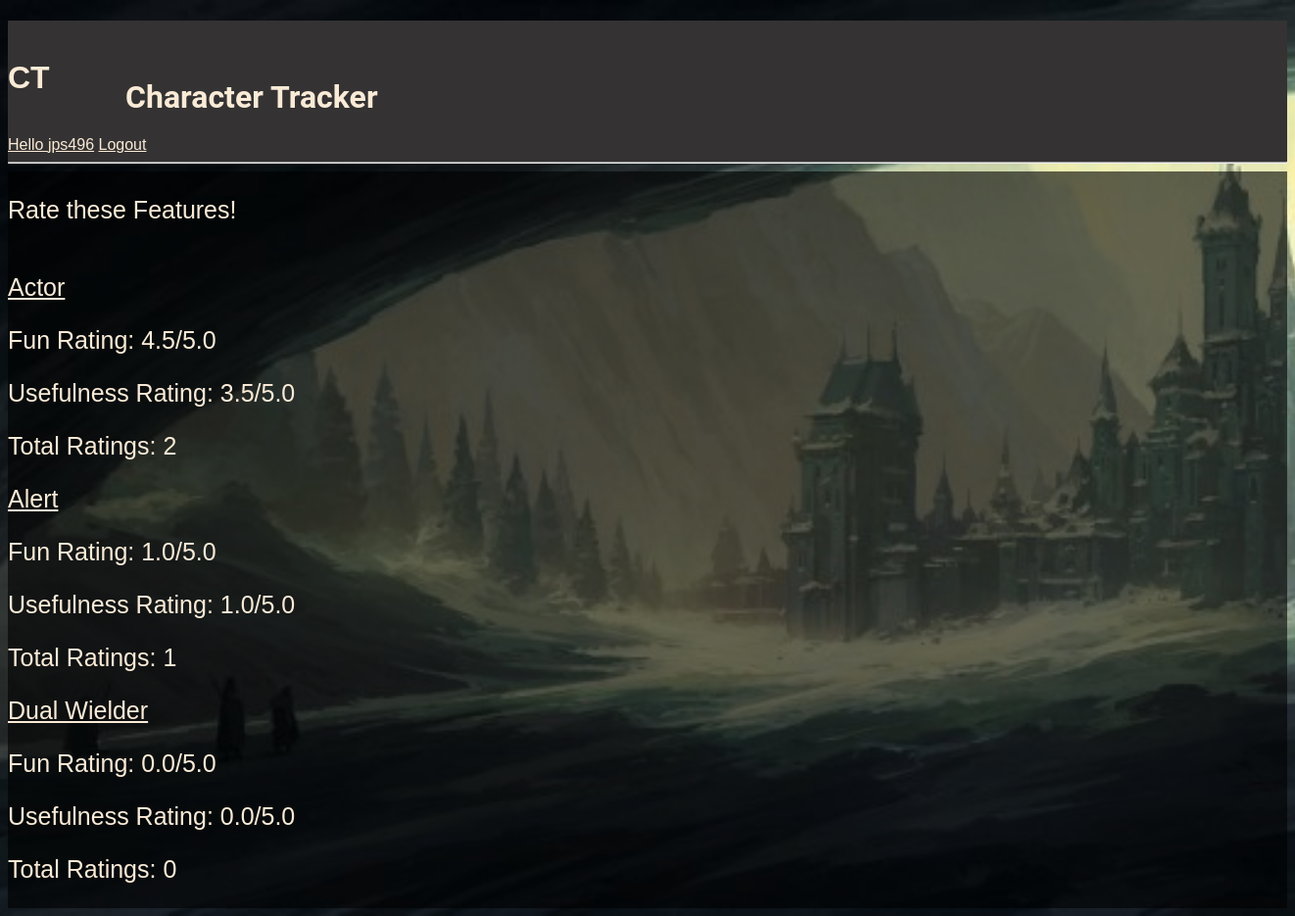
Screenshot of /rate-options/ (signed in) with the database file from the repository.
### base/models.py (models this page shows, shortened)
class Feat(models.Model):
    name = models.CharField(max_length=60)
    description = models.TextField(null=True, blank=True)
    numberRatings = models.IntegerField(default=0)
    @property
    def avg_fun_rating(self):
        avg = self.feat_rating.all().aggregate(Avg('fun')).get('fun__avg', 0)
        if avg is None:
            return 0.0
        else:
            return round(avg, 1)
    @property
    def avg_useful_rating(self):
        avg = self.feat_rating.all().aggregate(Avg('usefulness')).get('usefulness__avg')
        if avg is None:
            return 0.0
        else:
            return round(avg, 1)
    @property
    def total_rating(self):
        total = self.feat_rating.all().annotate(rate_count=Count('fun'))
        if total is None:
            return 0.0
        else:
            return total

### base/views.py (the view)
# urls.py: path('rate-options/', views.rate_options, name="rate-options"),
@login_required(login_url='/login')
def rate_options(request):
    ratings = Rating.objects.all()
    feats = Feat.objects.all()
    context = {'ratings': ratings, 'feats': feats}
    return render(request, 'base/rate_options.html', context)

### base/templates/base/rate_options.html
{% extends 'main.html' %}
{% load static %}
{% block content %}
<link rel = 'stylesheet' type = 'text/css' media = 'screen' href = "{% static 'stylesheets/rate_options.css'%}">
<div class = "body">
    <p>Rate these Features!</p>
    <div>
        {% for feat in feats %}
        <p><a href="{% url 'feat' feat.id %}">{{feat.name}}</a></p>
        <p>Fun Rating: {{feat.avg_fun_rating}}/5.0 </p>
        <p>Usefulness Rating: {{feat.avg_useful_rating}}/5.0</p>
        <p>Total Ratings: {{feat.total_rating.all.count}}</p>
        {% endfor %}
    </div>
</div>
{% endblock content %}

### templates/navbar.html
{% load static %}
<div class = "header" >
<link rel='stylesheet' type='text/css' media='screen' href="{% static 'stylesheets/navbar.css'%}">
<a class="home_link" href="/" style="text-decoration:none">
    <h1 class= "logo"> CT </h1> <h1 class="title"> Character Tracker </h1>
</a>
{% if request.user.is_authenticated %}
<a href="{% url 'user-profile' %}">Hello {{request.user}}</a>
<a href = "{% url 'logout' %}">Logout</a>
{% else %}
<a href="{% url 'registration'%}">Registration</a>
<a href = "{% url 'login' %}">Login</a>
{% endif %}
<hr>
</div>

### static/stylesheets/main.css (style rules this page uses)
body { background-color: #808080; font-family: Cambria, sans-serif; background-image: url("/static/images/main-background.jpg"); background-repeat: no-repeat; background-position: top; background-attachment: fixed; background-size: cover; height: 100%; }

### static/stylesheets/navbar.css (style rules this page uses)
.header { background-color: #343232; }
.logo { position: relative; top: 40px }
.title { font-family: Roboto, sans-serif; font-size: 32px; position: relative; left:120px; }
a:link { color: antiquewhite; }

### static/stylesheets/rate_options.css (style rules this page uses)
.body { color: antiquewhite; background-color: rgba(0, 0, 0, 0.6); display: grid; font-size: 25px; }

### rows the page displays
Feat: name "Actor", avg_fun_rating "4.5", avg_useful_rating "3.5", total_rating.all.count "2"
Feat: name "Alert", avg_fun_rating "1.0", avg_useful_rating "1.0", total_rating.all.count "1"
Feat: name "Dual Wielder", avg_fun_rating "0.0", avg_useful_rating "0.0", total_rating.all.count "0"

### other values shown
{{ request.user }} "jps496"
